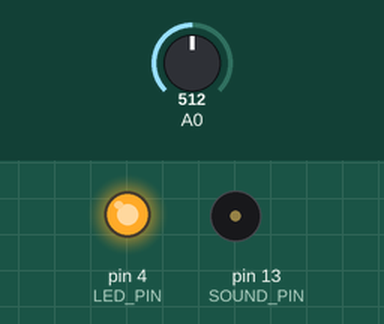
This sketch was run on a simulated Arduino Uno, built with avr-gcc and run on an emulated ATmega328P. Parts: output pins drawn as LEDs (lit = HIGH), buzzer (waves = sounding). The test bench sets the inputs (shaded band); at power-on: A0 = 512.

Above: at 0.1 s.
At 5.1 s:
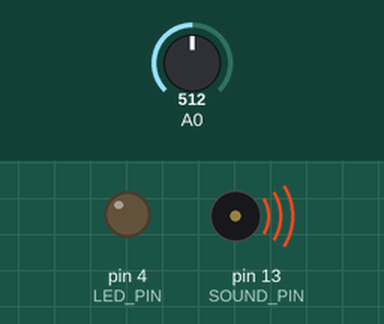
Timing chart, 0 to 6.6 s (numbered marks = the images above):
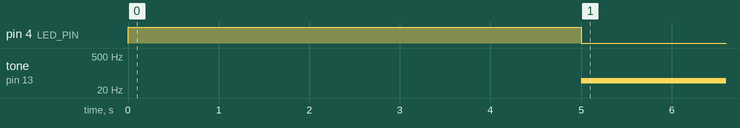

The sketch:

_6_light_theremin.ino
```cpp
int sensorValue;
int sensorLow = 1023;
int sensorHigh = 0;

const int LED_PIN = 4;
const int SOUND_PIN = 13;

void setup() {
    pinMode(LED_PIN, OUTPUT);
    digitalWrite(LED_PIN, HIGH);

    while (millis() < 5000) {
        sensorValue = analogRead(A0);
        if (sensorValue > sensorHigh) {
            sensorHigh = sensorValue;
        }
        if (sensorValue < sensorLow) {
          sensorLow = sensorValue;
        }
    }

    digitalWrite(LED_PIN, LOW);
}

void loop() {
    sensorValue = analogRead(A0);
    int pitch = map (sensorValue, sensorLow, sensorHigh, 50, 3000);
    tone(SOUND_PIN, pitch, 20);
    delay(10);
}
```

Measured:
- by itself, tone on pin 13 (SOUND_PIN): silent → 49 Hz at 5.0 s
